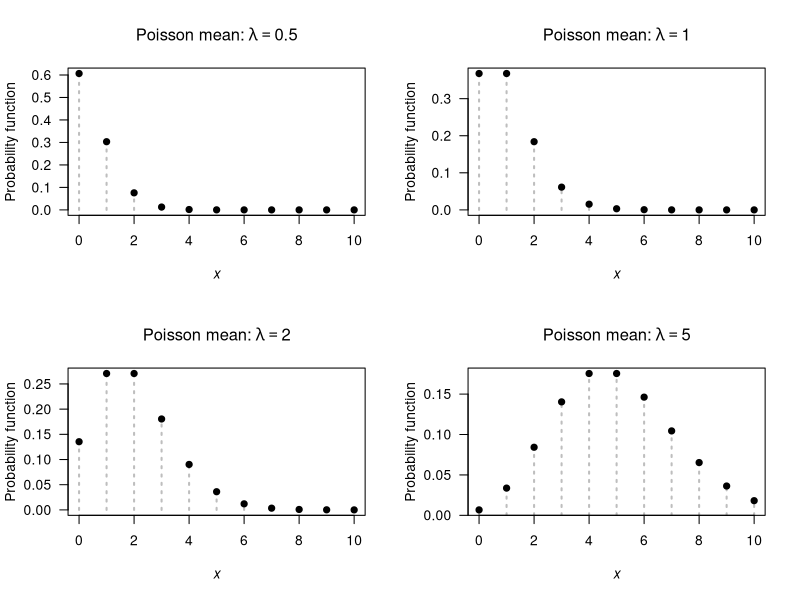

Recreate this plot in R.
## ---- chunk 1
par( mfrow = c(2, 2))


###  Set up  ###
xmax <- 10
mu <- c(0.5, 1, 2, 5)


###  Plot  ###
for (i in (1:4)) {
  muvalue <- mu[i]
  x <-  0:xmax
  y <- dpois(x, 
             lambda = muvalue )
  
   plot( x = x,
         y = y,
         xlim = c(0, xmax),
         xlab = expression(italic(x)),
         ylab = "Probability function",
         main = bquote("Poisson mean:" ~ lambda == .(muvalue)),
         las = 1,
         lty = 3,
         lwd = 2,
         col = "grey",
         type = "h")
  points(x = x,
         y = y,
         pch = 19)
  
}
